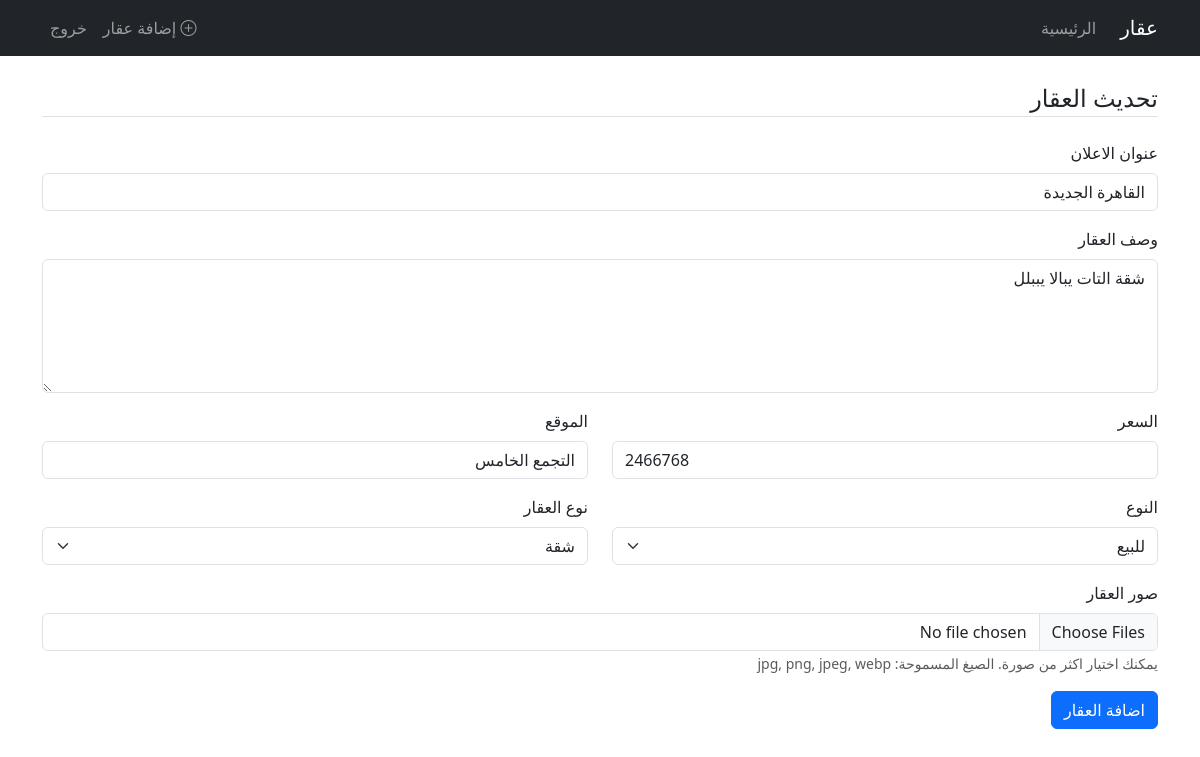
The app's page /property/1/update (signed in) with its own data.
### app/models.py (models this page shows, shortened)
class Property(db.Model):  # ← شيلت _tablename_
    id = db.Column(db.Integer, primary_key=True)
    title = db.Column(db.String(100), nullable=False)
    price = db.Column(db.Integer, nullable=False)
    description = db.Column(db.Text, nullable=False)
    location = db.Column(db.String(100), nullable=False)
    type = db.Column(db.String(20), nullable=False)
    property_type = db.Column(db.String(50), nullable=False)
    is_approved = db.Column(db.Boolean, default=False, nullable=False)
    user_id = db.Column(db.Integer, db.ForeignKey('user.id'), nullable=False)  # ← غيرت 'users.id' لـ 'user.id'
    date_posted = db.Column(db.DateTime, nullable=False, default=datetime.utcnow)
    images = db.relationship('PropertyImage', backref='property', lazy=True, cascade="all, delete-orphan")

### app/routes.py (the view)
@main.route("/property/<int:property_id>/update", methods=['GET', 'POST'])
@login_required
def update_property(property_id):
    property = Property.query.get_or_404(property_id)
    if property.user_id != current_user.id:
        abort(403)
    form = PropertyForm()
    if form.validate_on_submit():
        property.title = form.title.data
        property.description = form.description.data
        property.price = form.price.data
        property.location = form.location.data
        property.type = form.type.data
        property.property_type = form.property_type.data
        if form.pictures.data:
            for picture in form.pictures.data:
                if picture and picture.filename != '':
                    picture_file = save_picture(picture)
                    image = PropertyImage(image_file=picture_file, property_id=property.id)
                    db.session.add(image)
                db.session.commit()
        flash('تم تحديث العقار بنجاح!', 'success')
        return redirect(url_for('main.property_detail', property_id=property.id))
    elif request.method == 'GET':
        form.title.data = property.title
        form.description.data = property.description
        form.price.data = property.price
        form.location.data = property.location
        form.type.data = property.type
        form.property_type.data = property.property_type
    return render_template('create_property.html', title='تحديث العقار', form=form, legend='تحديث العقار')

### app/forms.py
class PropertyForm(FlaskForm):
    city = StringField('المدينة')
    type = SelectField('النوع', choices=[('', 'بيع أو إيجار'), ('sale', 'للبيع'), ('rent', 'للإيجار')])
    property_type = SelectField('نوع العقار', choices=[('', 'كل الأنواع'), ('apartment', 'شقة'), ('villa', 'فيلا'), ('land', 'أرض'), ('office', 'مكتب'), ('shop', 'محل')])
    min_price = IntegerField('السعر من')
    max_price = IntegerField('السعر إلى')
    title = StringField('عنوان الاعلان', validators=[DataRequired(), Length(min=5, max=100)])
    description = TextAreaField('وصف العقار', validators=[DataRequired(), Length(min=10)])
    price = IntegerField('السعر', validators=[DataRequired()])
    location = StringField('الموقع', validators=[DataRequired(), Length(min=3, max=100)])
    type = SelectField('النوع', choices=[('sale', 'للبيع'), ('rent', 'للإيجار')], validators=[DataRequired()])
    property_type = SelectField('نوع العقار', choices=[('apartment', 'شقة'), ('villa', 'فيلا'), ('land', 'أرض'), ('office', 'مكتب'), ('shop', 'محل')], validators=[DataRequired()])
    pictures = MultipleFileField('صور العقار', validators=[FileAllowed(['jpg', 'png', 'jpeg', 'webp'])])
    submit = SubmitField('حفظ العقار')

### app/__init__.py (called while the page is built)
@login_manager.user_loader
def load_user(user_id):
    return models.User.query.get(int(user_id))

### app/templates/create_property.html (shortened to what this page needs)
{% extends "base.html" %}
{% block content %}
<div class="content-section">
    <form method="POST" action="
    "enctype="multipart/form-data">
        <fieldset class="form-group">
            <legend class="border-bottom mb-4">{{ legend if legend else 'اضافة عقار جديد' }}</legend>
            <div class="mb-3">
                {{ form.title.label(class="form-label") }}
                {% if form.title.errors %}
                    {{ form.title(class="form-control is-invalid") }}
                    <div class="invalid-feedback">
                        {% for error in form.title.errors %}
                            <span>{{ error }}</span>
                        {% endfor %}
                    </div>
                {% else %}
                    {{ form.title(class="form-control") }}
                {% endif %}
            </div>
            <div class="mb-3">
                {{ form.description.label(class="form-label") }}
                {% if form.description.errors %}
                    {{ form.description(class="form-control is-invalid", rows="5") }}
                    <div class="invalid-feedback">
                        {% for error in form.description.errors %}
                            <span>{{ error }}</span>
                        {% endfor %}
                    </div>
                {% else %}
                    {{ form.description(class="form-control", rows="5") }}
                {% endif %}
            </div>
            <div class="row">
                <div class="col-md-6 mb-3">
                    {{ form.price.label(class="form-label") }}
                    {% if form.price.errors %}
                        {{ form.price(class="form-control is-invalid") }}
                        <div class="invalid-feedback">
                            {% for error in form.price.errors %}
                                <span>{{ error }}</span>
                            {% endfor %}
                        </div>
                    {% else %}
                        {{ form.price(class="form-control") }}
                    {% endif %}
                </div>
                <div class="col-md-6 mb-3">
                    {{ form.location.label(class="form-label") }}
                    {% if form.location.errors %}
                        {{ form.location(class="form-control is-invalid") }}
                        <div class="invalid-feedback">
                            {% for error in form.location.errors %}
                                <span>{{ error }}</span>
                            {% endfor %}
                        </div>
                    {% else %}
                        {{ form.location(class="form-control") }}
                    {% endif %}
                </div>
            </div>
            <div class="row">
                <div class="col-md-6 mb-3">
                    {{ form.type.label(class="form-label") }}
                    {% if form.type.errors %}
                        {{ form.type(class="form-select is-invalid") }}
                        <div class="invalid-feedback">
                            {% for error in form.type.errors %}
                                <span>{{ error }}</span>
                            {% endfor %}
                        </div>
                    {% else %}
                        {{ form.type(class="form-select") }}
                    {% endif %}
                </div>
                <div class="col-md-6 mb-3">
                    {{ form.property_type.label(class="form-label") }}
                    {% if form.property_type.errors %}
                        {{ form.property_type(class="form-select is-invalid") }}
                        <div class="invalid-feedback">
                            {% for error in form.property_type.errors %}
                                <span>{{ error }}</span>
                            {% endfor %}
                        </div>
                    {% else %}
                        {{ form.property_type(class="form-select") }}
                    {% endif %}
                </div>
            </div>
            <div class="mb-3">
                {{ form.pictures.label(class="form-label") }}
                {{ form.pictures(class="form-control", multiple=True) }}
                <small class="text-muted">يمكنك اختيار اكثر من صورة. الصيغ المسموحة: jpg, png, jpeg, webp</small>
            </div>
        </fieldset>
        <div class="form-group">
            {{ form.submit(class="btn btn-primary", value="حفظ التعديلات" if property else "اضافة العقار") }}
        </div>
    </form>
</div>
{% endblock content %}

### records on screen
Property: title "القاهرة الجديدة", description "شقة التات يبالا يببلل", price "2466768", location "التجمع الخامس", type "للبيع", property_type "شقة"

### other values on screen
{{ legend if legend else 'اضافة عقار جديد' }} "تحديث العقار"
